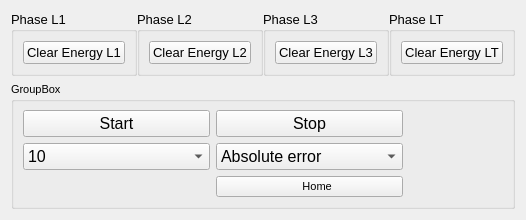
      <widget class="QWidget" name="tabPanel">
       <property name="font">
        <font>
         <pointsize>10</pointsize>
        </font>
       </property>
       <attribute name="title">
        <string>Panel</string>
       </attribute>
       <layout class="QVBoxLayout" name="verticalLayout_3">
        <property name="sizeConstraint">
         <enum>QLayout::SetMinimumSize</enum>
        </property>
        <item>
         <layout class="QHBoxLayout" name="horizontalLayout_2">
          <property name="spacing">
           <number>0</number>
          </property>
          <property name="sizeConstraint">
           <enum>QLayout::SetMinimumSize</enum>
          </property>
          <item>
           <widget class="QGroupBox" name="groupBoxL1">
            <property name="sizePolicy">
             <sizepolicy hsizetype="Preferred" vsizetype="Preferred">
              <horstretch>0</horstretch>
              <verstretch>0</verstretch>
             </sizepolicy>
            </property>
            <property name="title">
             <string>Phase L1</string>
            </property>
            <layout class="QGridLayout" name="gridLayout_2">
             <property name="leftMargin">
              <number>9</number>
             </property>
             <property name="rightMargin">
              <number>9</number>
             </property>
             <item row="0" column="0">
              <layout class="QHBoxLayout" name="layoutPhaseL1">
               <property name="sizeConstraint">
                <enum>QLayout::SetMinimumSize</enum>
               </property>
              </layout>
             </item>
             <item row="1" column="0">
              <widget class="QPushButton" name="pBClearEnergyL1">
               <property name="sizePolicy">
                <sizepolicy hsizetype="Preferred" vsizetype="Fixed">
                 <horstretch>0</horstretch>
                 <verstretch>0</verstretch>
                </sizepolicy>
               </property>
               <property name="font">
                <font>
                 <pointsize>10</pointsize>
                </font>
               </property>
               <property name="text">
                <string>Clear Energy L1</string>
               </property>
              </widget>
             </item>
            </layout>
           </widget>
          </item>
          <item>
           <widget class="QGroupBox" name="groupBoxL2">
            <property name="title">
             <string>Phase L2</string>
            </property>
            <layout class="QVBoxLayout" name="verticalLayout_4">
             <property name="leftMargin">
              <number>9</number>
             </property>
             <property name="rightMargin">
              <number>9</number>
             </property>
             <item>
              <layout class="QHBoxLayout" name="layoutPhaseL2">
               <property name="sizeConstraint">
                <enum>QLayout::SetMinimumSize</enum>
               </property>
              </layout>
             </item>
             <item>
              <widget class="QPushButton" name="pBClearEnergyL2">
               <property name="font">
                <font>
                 <pointsize>10</pointsize>
                </font>
               </property>
               <property name="text">
                <string>Clear Energy L2</string>
               </property>
              </widget>
             </item>
            </layout>
           </widget>
          </item>
          <item>
           <widget class="QGroupBox" name="groupBoxL3">
            <property name="title">
             <string>Phase L3</string>
            </property>
            <layout class="QGridLayout" name="gridLayout_6">
             <property name="leftMargin">
              <number>9</number>
             </property>
             <property name="rightMargin">
              <number>9</number>
             </property>
             <item row="0" column="0">
              <layout class="QVBoxLayout" name="layoutPhaseL3">
               <property name="sizeConstraint">
                <enum>QLayout::SetMinimumSize</enum>
               </property>
              </layout>
             </item>
             <item row="1" column="0">
              <widget class="QPushButton" name="pBClearEnergyL3">
               <property name="font">
                <font>
                 <pointsize>10</pointsize>
                </font>
               </property>
               <property name="text">
                <string>Clear Energy L3</string>
               </property>
              </widget>
             </item>
            </layout>
           </widget>
          </item>
          <item>
           <widget class="QGroupBox" name="groupBoxLT">
            <property name="title">
             <string>Phase LT</string>
            </property>
            <layout class="QGridLayout" name="gridLayout_7">
             <property name="leftMargin">
              <number>9</number>
             </property>
             <property name="rightMargin">
              <number>9</number>
             </property>
             <item row="0" column="0">
              <layout class="QVBoxLayout" name="layoutPhaseLT">
               <property name="sizeConstraint">
                <enum>QLayout::SetMinimumSize</enum>
               </property>
              </layout>
             </item>
             <item row="1" column="0">
              <widget class="QPushButton" name="pBClearEnergyLT">
               <property name="font">
                <font>
                 <pointsize>10</pointsize>
                </font>
               </property>
               <property name="text">
                <string>Clear Energy LT</string>
               </property>
              </widget>
             </item>
            </layout>
           </widget>
          </item>
         </layout>
        </item>
        <item>
         <widget class="QGroupBox" name="groupBox">
          <property name="sizePolicy">
           <sizepolicy hsizetype="Minimum" vsizetype="Minimum">
            <horstretch>0</horstretch>
            <verstretch>0</verstretch>
           </sizepolicy>
          </property>
          <property name="minimumSize">
           <size>
            <width>0</width>
            <height>100</height>
           </size>
          </property>
          <property name="font">
           <font>
            <pointsize>8</pointsize>
           </font>
          </property>
          <property name="title">
           <string>GroupBox</string>
          </property>
          <layout class="QGridLayout" name="gridLayout_4">
           <item row="2" column="0">
            <layout class="QHBoxLayout" name="layoutCommonPanelData">
             <property name="sizeConstraint">
              <enum>QLayout::SetFixedSize</enum>
             </property>
             <item>
              <layout class="QGridLayout" name="gridLayout">
               <property name="sizeConstraint">
                <enum>QLayout::SetMinimumSize</enum>
               </property>
               <item row="0" column="0">
                <widget class="QPushButton" name="pushButtonStartMeasurment">
                 <property name="sizePolicy">
                  <sizepolicy hsizetype="Minimum" vsizetype="Preferred">
                   <horstretch>0</horstretch>
                   <verstretch>0</verstretch>
                  </sizepolicy>
                 </property>
                 <property name="font">
                  <font>
                   <pointsize>12</pointsize>
                  </font>
                 </property>
                 <property name="text">
                  <string>Start</string>
                 </property>
                </widget>
               </item>
               <item row="0" column="1">
                <widget class="QPushButton" name="pushButtonStopMeasurment">
                 <property name="sizePolicy">
                  <sizepolicy hsizetype="Minimum" vsizetype="Preferred">
                   <horstretch>0</horstretch>
                   <verstretch>0</verstretch>
                  </sizepolicy>
                 </property>
                 <property name="font">
                  <font>
                   <pointsize>12</pointsize>
                  </font>
                 </property>
                 <property name="text">
                  <string>Stop</string>
                 </property>
                </widget>
               </item>
               <item row="1" column="1">
                <widget class="QComboBox" name="comboBoxErrorStyle">
                 <property name="sizePolicy">
                  <sizepolicy hsizetype="Preferred" vsizetype="Preferred">
                   <horstretch>0</horstretch>
                   <verstretch>0</verstretch>
                  </sizepolicy>
                 </property>
                 <property name="font">
                  <font>
                   <pointsize>12</pointsize>
                  </font>
                 </property>
                 <item>
                  <property name="text">
                   <string>Absolute error</string>
                  </property>
                 </item>
                 <item>
                  <property name="text">
                   <string>Relative error %</string>
                  </property>
                 </item>
                 <item>
                  <property name="text">
                   <string>Absolute error %</string>
                  </property>
                 </item>
                </widget>
               </item>
               <item row="2" column="1">
                <widget class="QPushButton" name="pushButtonPanelHome">
                 <property name="sizePolicy">
                  <sizepolicy hsizetype="Preferred" vsizetype="Fixed">
                   <horstretch>0</horstretch>
                   <verstretch>0</verstretch>
                  </sizepolicy>
                 </property>
                 <property name="text">
                  <string>     Home</string>
                 </property>
                 <property name="icon">
                  <iconset resource="../PowerLAB.qrc">
                   <normaloff>:/images/home.svg</normaloff>:/images/home.svg</iconset>
                 </property>
                 <property name="iconSize">
                  <size>
                   <width>32</width>
                   <height>32</height>
                  </size>
                 </property>
                </widget>
               </item>
               <item row="1" column="0">
                <widget class="QComboBox" name="comboBoxCirculationFreq">
                 <property name="sizePolicy">
                  <sizepolicy hsizetype="Preferred" vsizetype="Preferred">
                   <horstretch>0</horstretch>
                   <verstretch>0</verstretch>
                  </sizepolicy>
                 </property>
                 <property name="font">
                  <font>
                   <pointsize>12</pointsize>
                  </font>
                 </property>
                 <property name="currentIndex">
                  <number>1</number>
                 </property>
                 <item>
                  <property name="text">
                   <string>5</string>
                  </property>
                 </item>
                 <item>
                  <property name="text">
                   <string>10</string>
                  </property>
                 </item>
                 <item>
                  <property name="text">
                   <string>15</string>
                  </property>
                 </item>
                 <item>
                  <property name="text">
                   <string>20</string>
                  </property>
                 </item>
                 <item>
                  <property name="text">
                   <string>30</string>
                  </property>
                 </item>
                 <item>
                  <property name="text">
                   <string>40</string>
                  </property>
                 </item>
                 <item>
                  <property name="text">
                   <string>50</string>
                  </property>
                 </item>
                </widget>
               </item>
               <item row="2" column="0">
                <widget class="QWidget" name="tabTerminal" native="true"/>
               </item>
              </layout>
             </item>
             <item>
              <spacer name="horizontalSpacer">
               <property name="orientation">
                <enum>Qt::Horizontal</enum>
               </property>
               <property name="sizeType">
                <enum>QSizePolicy::Preferred</enum>
               </property>
               <property name="sizeHint" stdset="0">
                <size>
                 <width>100</width>
                 <height>20</height>
                </size>
               </property>
              </spacer>
             </item>
            </layout>
           </item>
          </layout>
         </widget>
        </item>
       </layout>
      </widget>
